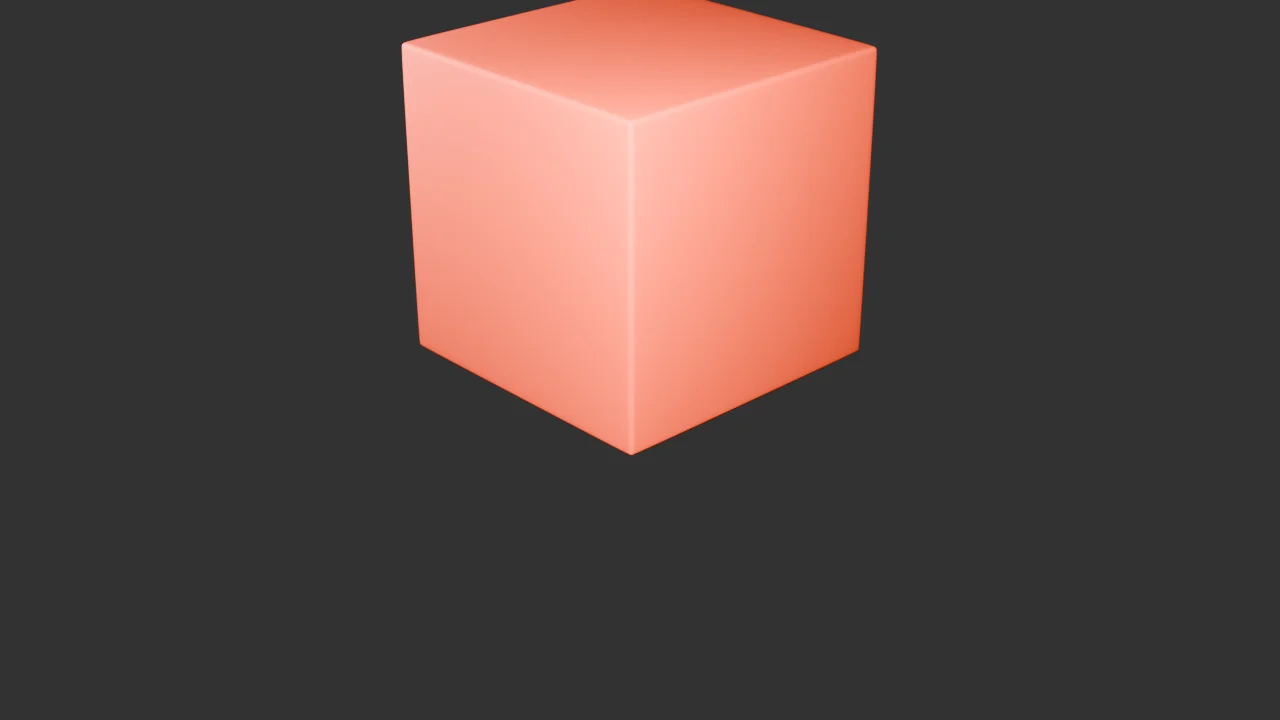
#> input picture .claude/skills/text-to-blender/assets/v0.4.0-validation/test1-modeling-materials-lighting-render.webp, 1280 x 720 px
$ python inspect_textures.py ../../text-to-blender/assets/v0.4.0-validation/test1-modeling-materials-lighting-render.webp
#> lines starting #> are read from the running program, lines starting #| are printed output that depends on the picture
#!/usr/bin/env python3
"""Channel-level triage for a character model's texture set.

Every texture fault in the Roman import was visible in per-channel statistics
and invisible to the eye at thumbnail size: an albedo whose blue was pinned to
255 across the whole image, packed data maps wired into albedo slots, and two
strand masks whose coverage differed by 4x while both looked like "some hair".
Running this before writing any material code turns a week of render-and-guess
into one table.

Usage:
    python3 inspect_textures.py game/assets/characters/<prefix>*.png
    python3 inspect_textures.py --coverage game/assets/characters/*_alpha.png

What the classifications mean:

  PACKED DATA MAP   R and B carry near-identical data and G differs. This is a
                    mask packed into green, not a colour. Wired into an albedo
                    slot it renders magenta by definition (R=B high, G low).
                    Rebuild as white RGB + green as alpha, tint at runtime.

  NORMAL MAP        B high and flat, R and G centred near 128. Belongs in the
                    normal slot; harmless, just confirming.

  DAMAGED CHANNEL   A channel pinned to a constant, or clipped at both ends
                    across a large share of the image. The head albedo had blue
                    at 255 across 100% and red clipped across ~40%; only green
                    survived, so the face had to be reconstructed from it.

  COLOUR            Ordinary albedo. Nothing to do.

Coverage mode answers the question that actually decides how a strand card
looks: what fraction of the mask is opaque enough to survive the threshold.
Compare a suspect mask against one that already reads correctly on the same
model -- a beard drawn by the same artist for the same head is the right
control, an arbitrary number is not.
"""

import argparse
import pathlib
import sys

try:
    from PIL import Image
except ImportError:
    sys.exit("Pillow is required: pip install Pillow")

# R and B means within this many levels of each other, with G further away,
# is the packed-mask signature. Wide enough to catch compressed sources.
PACKED_RB_TOLERANCE = 8.0
# A channel whose full range collapses to this few levels is pinned, not dark.
PINNED_RANGE = 2
# Share of an image sitting at 0 or 255 before a channel counts as clipped.
CLIP_SHARE = 0.15
# Thresholds coverage mode reports, spanning the useful scissor range.
COVERAGE_STEPS = (0.004, 0.06, 0.10, 0.16, 0.30, 0.50)


def channel_stats(image):
    """Mean, min, max and clipped share per channel, on a downscale.

    Downscaling to 512 keeps a 4096x2048 atlas from costing seconds while
    preserving every statistic here -- all of them are distribution-wide, and
    none depends on individual texels. Read the comment in the loop before
    changing how the downscale is done; the obvious way silently zeroes data.
    """
    rgba = image.convert("RGBA")
    out = {}
    for name in "RGBA":
        # Each channel is downscaled on its own, as a grayscale image. Resizing
        # the RGBA image as a unit zeroes RGB wherever alpha is 0, which is
        # exactly the case here: a packed mask's own alpha is often empty, and
        # resizing first reported every one of these atlases as pure black.
        # Channels are being read as data, not as colour, so they must not go
        # through anything that treats alpha as transparency.
        channel = rgba.getchannel(name)
        channel.thumbnail((512, 512))
        histogram = channel.histogram()
        total = sum(histogram) or 1
        values = [i for i, count in enumerate(histogram) if count]
        out[name] = {
            "mean": sum(i * c for i, c in enumerate(histogram)) / total,
            "min": values[0] if values else 0,
            "max": values[-1] if values else 0,
            "clipped": (histogram[0] + histogram[255]) / total,
        }
    return out


def classify(stats, has_alpha):
    """Name the fault, and say what it implies for the material."""
    r, g, b = stats["R"], stats["G"], stats["B"]
    findings = []

    for name in "RGB":
        channel = stats[name]
        if channel["max"] - channel["min"] <= PINNED_RANGE:
            findings.append(
                f"DAMAGED CHANNEL: {name} is pinned at {channel['max']} across the "
                f"whole image -- it carries no information"
            )
        elif channel["clipped"] > CLIP_SHARE:
            findings.append(
                f"DAMAGED CHANNEL: {name} is clipped at one or both ends across "
                f"{channel['clipped']:.0%} of the image"
            )

    packed = (
        abs(r["mean"] - b["mean"]) < PACKED_RB_TOLERANCE
        and abs(r["mean"] - g["mean"]) > PACKED_RB_TOLERANCE * 2
    )
    normal = b["mean"] > 200 and 100 < r["mean"] < 160 and 100 < g["mean"] < 160

    if normal:
        findings.append("NORMAL MAP: belongs in the normal slot, not albedo")
    elif packed:
        findings.append(
            "PACKED DATA MAP: R and B match, G differs -- the mask is in GREEN. "
            "As albedo this renders magenta. Rebuild white RGB + G as alpha."
        )
    elif has_alpha and stats["A"]["max"] > 0:
        findings.append("HAS ALPHA: check coverage with --coverage before trusting it")

    if not findings:
        findings.append("COLOUR: ordinary albedo, nothing to repair")
    return findings


def coverage(image):
    """Fraction of texels at or above each alpha threshold.

    This is the number that decides whether a strand card reads as hair. A
    scissor can only ever draw what clears its threshold, so a mask with 9.6%
    coverage against a working one's 32% will look sparse no matter what
    threshold is chosen -- and lowering it recovers almost nothing, because
    there is barely anything in between. Coverage says whether the fix is a
    threshold change, a gamma lift, or new mask data.
    """
    channel = image.convert("RGBA").getchannel("A")
    channel.thumbnail((1024, 1024))
    histogram = channel.histogram()
    total = sum(histogram) or 1
    return {
        step: sum(histogram[int(step * 255):]) / total for step in COVERAGE_STEPS
    }


def main():
    parser = argparse.ArgumentParser(description=__doc__,
                                     formatter_class=argparse.RawDescriptionHelpFormatter)
    parser.add_argument("paths", nargs="+", type=pathlib.Path)
    parser.add_argument("--coverage", action="store_true",
                        help="report alpha coverage per threshold instead of "
                             "channel classification; use it to compare a "
                             "suspect mask against one that already works")
    args = parser.parse_args()

    if args.coverage:
        header = " ".join(
            ("  >0   " if step < 0.01 else f">={step:<5.2f}") for step in COVERAGE_STEPS)
        print(f"{'texture':<44} {header}")
        for path in args.paths:
            with Image.open(path) as image:
                values = coverage(image)
            row = " ".join(f"{values[s]:<7.4f}" for s in COVERAGE_STEPS)
            print(f"{path.name:<44} {row}")
        print("\nCompare like with like: a mask drawn by the same artist for the")
        print("same head is the control. A large gap at >=0.50 with a small gap")
        print("at >0 means the strands exist but are too faint -- an alpha gamma")
        print("lifts them. A large gap at >0 too means the coverage genuinely is")
        print("not there, and no threshold, gamma or blend mode can add it;")
        print("interleaving shifted copies of the mask can, dilation cannot")
        print("(past a couple of texels dilation renders strands as a slab).")
        return

    for path in args.paths:
        with Image.open(path) as image:
#> image is the input picture: PIL image 1280x720 RGB; mean R, G, B 87.5, 69.9, 65.8
            has_alpha = image.mode in ("RGBA", "LA") or "transparency" in image.info
#> has_alpha = False
            stats = channel_stats(image)
#> the loop in channel_stats, `for name in "RGBA": # Each channel is downscaled on its own, as a gray..` made 4 passes
#> values on pass 4: [255]
#> pass 1, in channel_stats, `channel = rgba.getchannel(name)`:
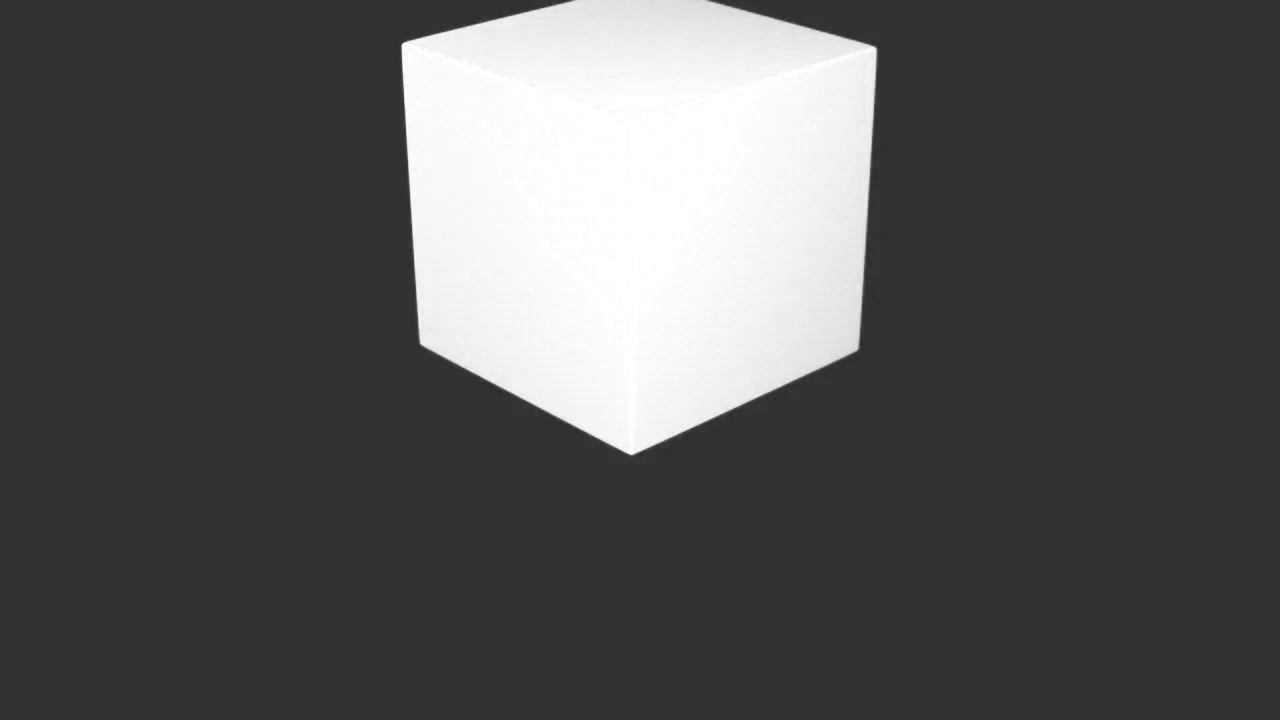
#> channel: PIL image 1280x720 L; min 39, max 255, mean 87.5
#> pass 2, in channel_stats, `channel = rgba.getchannel(name)`:
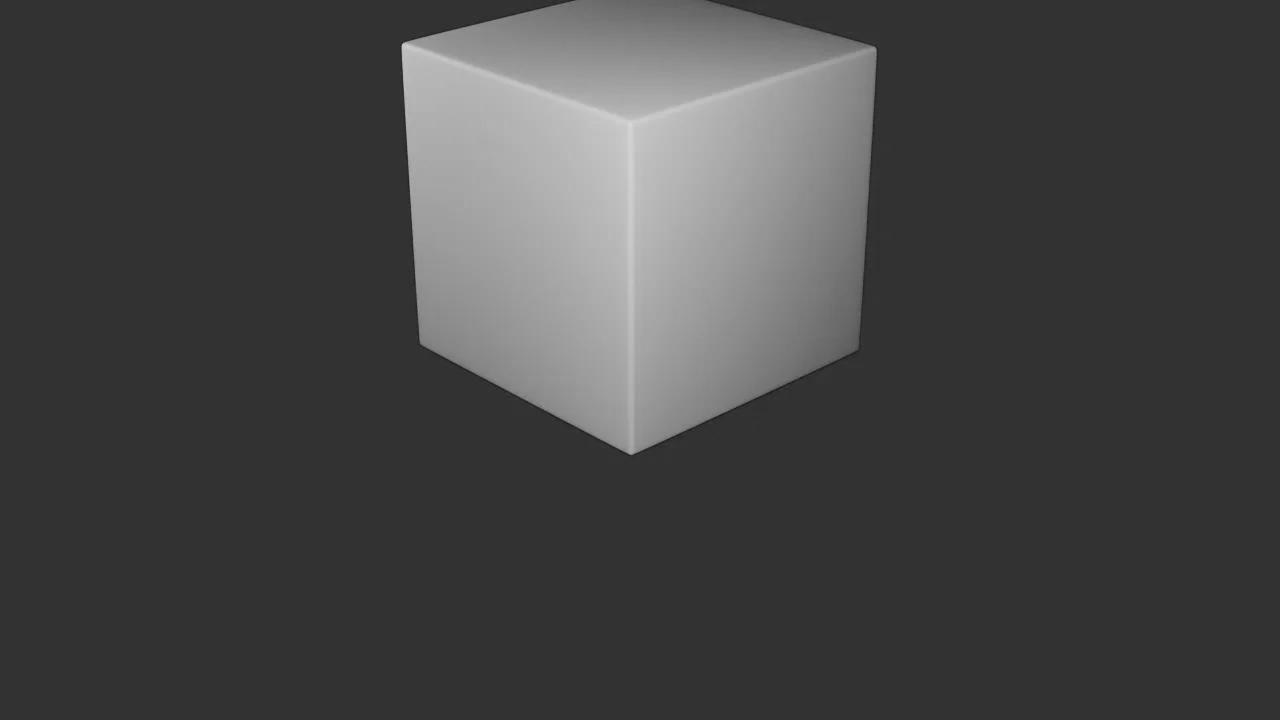
#> channel: PIL image 1280x720 L; min 23, max 216, mean 69.9
#> pass 3, in channel_stats, `channel = rgba.getchannel(name)`:
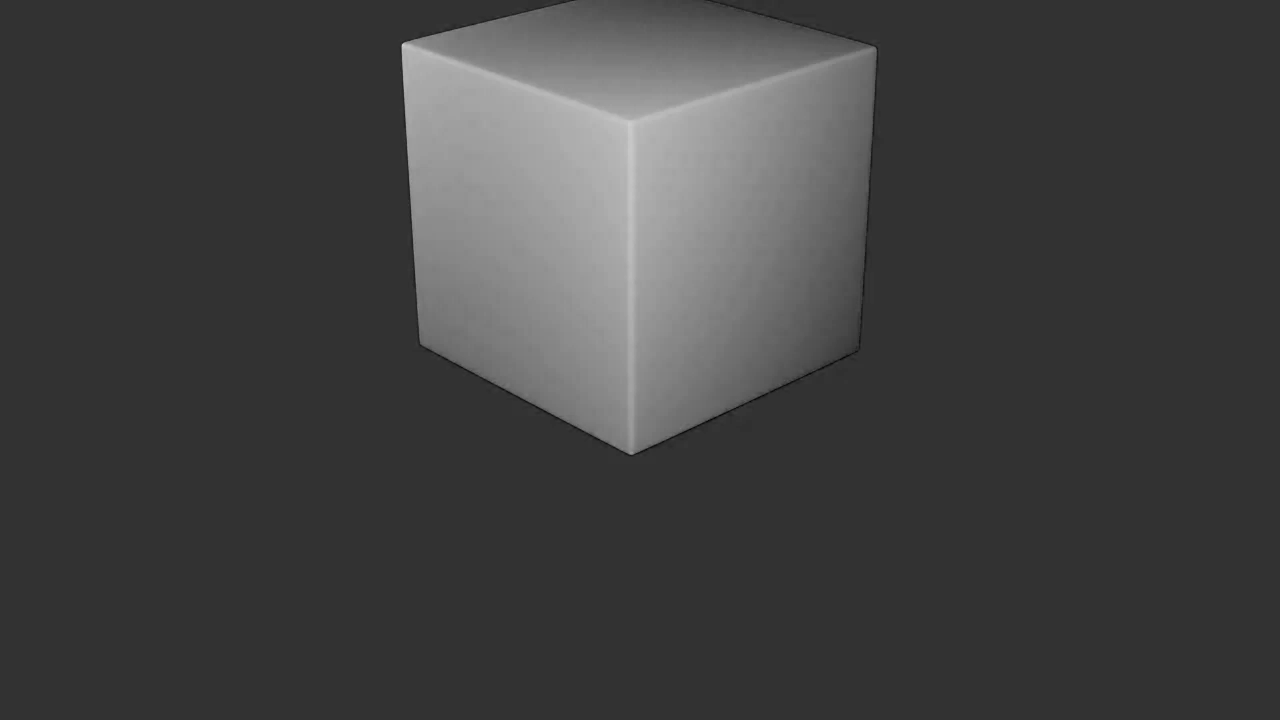
#> channel: PIL image 1280x720 L; min 4, max 204, mean 65.8
#> after the loop in channel_stats, `for name in "RGBA":`: channel: PIL image 512x288 L; every value is 255
#> after the loop in channel_stats, `for name in "RGBA":`: out = 4 items
#> stats = 4 items
            size = image.size
#> size = (1280, 720)
        print(f"\n{path.name}  {size[0]}x{size[1]}")
#| test1-modeling-materials-lighting-render.webp  1280x720
        for name in "RGBA":
            channel = stats[name]
            print(f"  {name}  mean={channel['mean']:6.1f}  range={channel['min']:3d}-"
                  f"{channel['max']:3d}  clipped={channel['clipped']:.1%}")
#> this loop made 4 passes
#> channel on passes 1 to 4: {'mean': 87.51, 'min': 41, 'max': 255, 'clipped': 0.0226}, {'mean': 69.85, 'min': 38, 'max': 212, 'clipped': 0}, {'mean': 65.84, 'min': 26, 'max': 203, 'clipped': 0}, {'mean': 255, 'min': 255, 'max': 255, 'clipped': 1}
#|   R  mean=  87.5  range= 41-255  clipped=2.3%
#|   G  mean=  69.9  range= 38-212  clipped=0.0%
#|   B  mean=  65.8  range= 26-203  clipped=0.0%
#|   A  mean= 255.0  range=255-255  clipped=100.0%
        for finding in classify(stats, has_alpha):
#> in classify, `r, g, b = stats["R"], stats["G"], stats["B"]`: r = {'mean': 87.51, 'min': 41, 'max': 255, 'clipped': 0.0226}; g = {'mean': 69.85, 'min': 38, 'max': 212, 'clipped': 0}; b = {'mean': 65.84, 'min': 26, 'max': 203, 'clipped': 0}
#> in classify, `packed = ( abs(r["mean"] - b["mean"]) < PACKED_RB_TOLERANCE and abs(r[..`: packed = False
            print(f"  -> {finding}")
#> this loop made 1 pass
#|   -> COLOUR: ordinary albedo, nothing to repair


if __name__ == "__main__":
    main()
